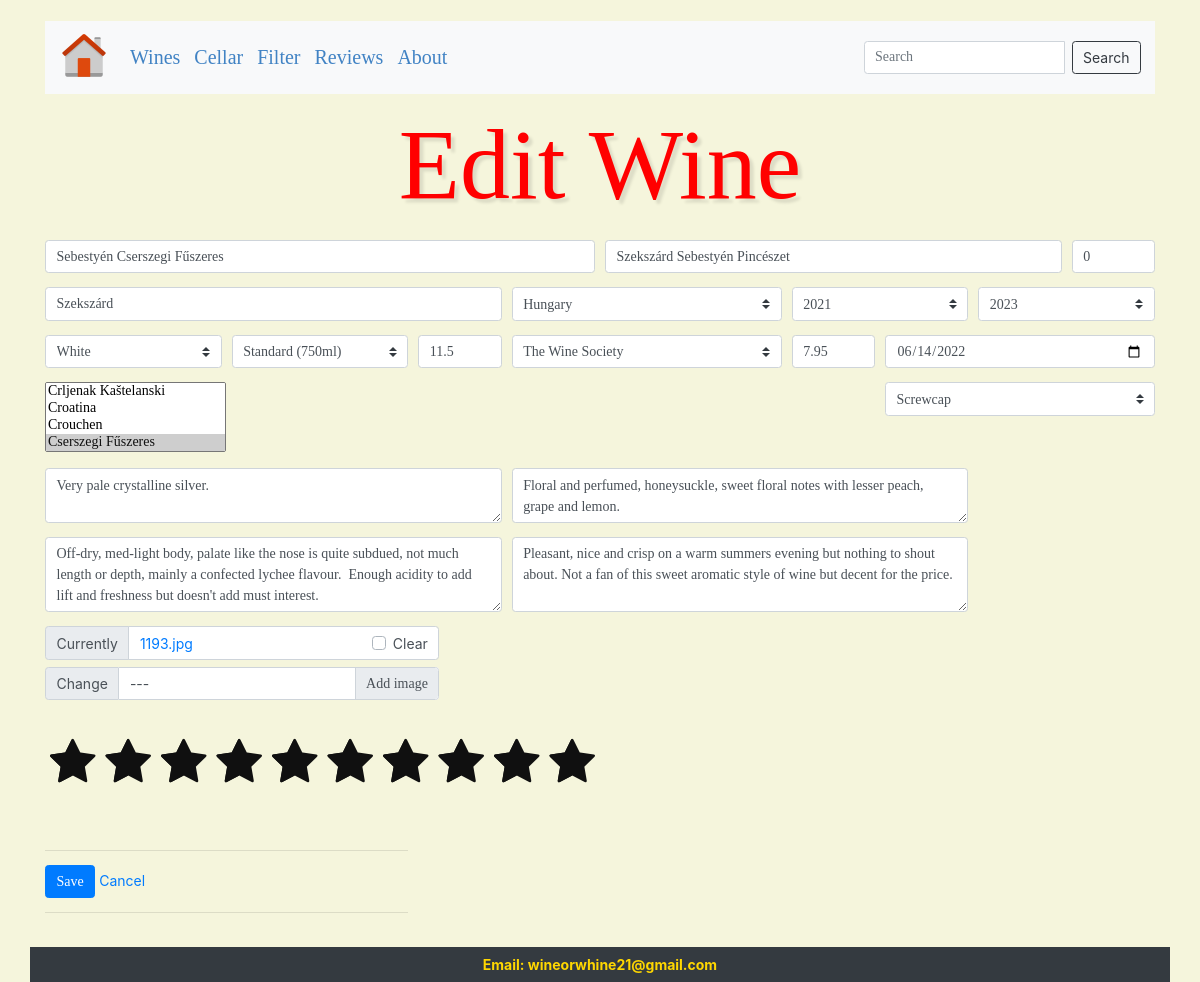
The app's page /25541/edit_wine/ with its own data.
### wineapp/models.py (models this page shows, shortened)
class Wine(models.Model):
    VINTAGE = []
    VINTAGE.append(('', 'Vintage'))
    VINTAGE.append(("Unknown", "Unknown"))
    VINTAGE.append(("NV", "NV"))
    VINTAGE.append(("MV", "MV"))
    VINTAGE.append(("Solera System", "Solera System"))
    for y in reversed(range(1875, (datetime.datetime.now().year + 1))):
        VINTAGE.append((str(y), str(y)))
    DRINK_BY = []
    DRINK_BY.append(('', 'Drink by'))
    DRINK_BY.append(("Now", "Now"))
    DRINK_BY.append(("Sooner", "Sooner"))
    for y in range(datetime.datetime.now().year, (datetime.datetime.now().year + 30)):
        DRINK_BY.append((str(y), str(y)))
    BOTTLE = [
        ('', 'Bottle'),
        ('Can', 'Can'),
        ('Box', 'Box'),
        ('Split (187ml)', 'Split (187ml)'),
        ('Quarter (200ml)', 'Quarter (200ml)'),
        ('Half (375ml)', 'Half (375ml)'),
        ('Jennie (500ml)', 'Jennie (500ml)'),
        ('Clavelin (620ml)', 'Clavelin (620ml)'),
        ('Standard (750ml)', 'Standard (750ml)'),
        ('Litre (1L)', 'Litre (1L)'),
        ('Magnum (1.5L)', 'Magnum (1.5L)'),
        ('Jeroboam (3L)', 'Jeroboam (3L)'),
        ('Rehoboam (4.5L)', 'Rehoboam (4.5L)'),
        ('Methuselah (6L)', 'Methuselah (6L)'),
        ('Imperial (6L)', 'Imperial (6L)'),
        ('Salmanazar (9L)', 'Salmanazar (9L)'),
        ('Balthazar (12L)', 'Balthazar (12L)'),
        ('Nebuchadnezzar (15L)', 'Nebuchadnezzar (15L)'),
        ('Melchior (18L)', 'Melchior (18L)'),
        ('Solomon (20L)', 'Solomon (20L)'),
        ('Sovereign (26L)', 'Sovereign (26L)'),
        ('Goliath (27L)', 'Goliath (27L)'),
        ('Melchizedek (30L)', 'Melchizedek (30L)'),
    ]
    BOUGHT_FROM = [
        ('', 'Bought From'),
        ('Bar/Restaurant', 'Bar/Restaurant'),
        ('Cellar Door', 'Cellar Door'),
        ('Gift', 'Gift'),
        ('Laithwaites', 'Laithwaites'),
        ('Local Independent', 'Local Independent'),
        ('Majestic Wines', 'Majestic Wines'),
        ('Online Auction', 'Online Auction'),
        ('Online Store', 'Online Store'),
        ('Other', 'Other'),
        ('Supermarket', 'Supermarket'),
        ('The Wine Society', 'The Wine Society'),
        ('Unknown', 'Unknown'),
    ]
    RATING = [
        (0, 0),
        (.5, .5),
        (1, 1),
        (1.5, 1.5),
        (2, 2),
        (2.5, 2.5),
        (3, 3),
        (3.5, 3.5),
        (4, 4),
        (4.5, 4.5),
        (5, 5),
        (5.5, 5.5),
        (6, 6),
        (6.5, 6.5),
        (7, 7),
        (7.5, 7.5),
        (8, 8),
        (8.5, 8.5),
        (9, 9),
        (9.5, 9.5),
        (10, 10),
    ]
    CLOSURE = [
        ('', 'Closure'),
        ('None', 'None'),
        ('Unknown', 'Unknown'),
        ('Ring pull', 'Ring pull'),
        ('Tap', 'Tap'),
        ('Agglomerate', 'Agglomerate'),
        ('Colmate', 'Colmate'),
        ('Diam', 'Diam'),
        ('Natural', 'Natural'),
        ('Champagne cork', 'Champagne cork'),
        ('Crown cap', 'Crown cap'),
        ('Glass stopper', 'Glass stopper'),
        ('Helix', 'Helix'),
        ('Stopper cork', 'Stopper cork'),
        ('Screwcap', 'Screwcap'),
        ('Synthetic', 'Synthetic'),
        ('Twin top', 'Twin top'),
        ('Vinoseal/Vinolok', 'Vinoseal/Vinolok'),
        ('Zork', 'Zork'),
    ]
    id = models.AutoField(primary_key=True)
    name = models.CharField(max_length=255, blank=False, unique=False)
    winery = models.CharField(max_length=100, blank=False)
    vintage = models.CharField(choices=VINTAGE, max_length=20, null=False, blank=False)
    bottle = models.CharField(choices=BOTTLE, max_length=75, null=True, blank=False)
    region = models.CharField(max_length=100, blank=False)
    type = models.ForeignKey('type', max_length=25, blank=True, null=True, on_delete=models.CASCADE)
    country = models.ForeignKey('country', blank=True, default="",
                                null=True, on_delete=models.CASCADE)
    closure = models.CharField(choices=CLOSURE, max_length=100, null=True, blank=False)
    grapes = models.ManyToManyField('grapes', blank=False, related_name='grape_set')
    cellar = models.IntegerField(blank=True, null=True, default=0)
    bought_from = models.CharField(choices=BOUGHT_FROM, max_length=75, null=True, blank=False)
    rating = models.FloatField(choices=RATING, null=True, blank=True, default=0.0)
    abv = models.FloatField(null=False, blank=False, default=0.0)
    price = models.FloatField(null=True, blank=False, default=0.0)
    colour = models.TextField(blank=True, default='')
    aroma = models.TextField(blank=True, default='')
    taste = models.TextField(blank=True, default='')
    overall = models.TextField(blank=True, default='')
    acquired = models.DateField(blank=False, null=True)
    drink_by = models.CharField(choices=DRINK_BY, max_length=20, blank=False, default='')
    posted_on = models.DateTimeField(auto_now_add=True, auto_now=False)
    image = models.ImageField(max_length=255, blank=True, null=True)
    like = models.IntegerField(default=0)
    success_message = "%(name)s was created successfully"
    class Meta:
        get_latest_by = 'posted_on'
        ordering = ['-id']

### wineapp/views.py (the view)
# urls.py: path('<int:id>/edit_wine/', edit_wine, name='edit_wine'),
def edit_wine(request, id):
    wine = get_object_or_404(Wine, id=id)
    wine_overall = wine.overall
    if request.method == "POST":
        form = WineForm(request.POST, request.FILES, instance=wine)
        if form.is_valid():
            data = request.POST.copy()
            wine = form.save(commit=False)
            if wine_overall != data.get('overall'):
                tz = pytz.timezone('Europe/London')
                now = datetime.now(tz)
                wine.posted_on = now
            wine.save()
            form.save_m2m()
            messages.success(request, data.get('name')
                             + " has been edited successfully.")
            return redirect('show_messages')
        else:
            form = WineForm(instance=wine)
            messages.error(request, 'Wine was not saved')
            return redirect(request, "wineapp/edit_wine.html")
    else:
        form = WineForm(instance=wine)
    return render(request, 'wineapp/edit_wine.html', {'form': form})

### wineapp/models.py (called while the page is built)
    def __str__(self):
        return self.name

    def __str__(self):
        return self.name

    def __str__(self):
        return self.name

### wineapp/views.py (called while the page is built)
def count_notifications(request):
    count_notifications = 0
    if request.user.is_authenticated:
        count_notifications = Notification.objects.filter(
            user=request.user, is_seen=False).count()
    return {'count_notifications': count_notifications}

### wineapp/templates/wineapp/edit_wine.html (shortened to what this page needs)
{% extends 'base.html' %}
{% load static %}
{% load crispy_forms_tags %}
{% block content %}
<link rel="stylesheet" type="text/css" href="{% static 'css/rating.css' %}">
<link rel="stylesheet" type="text/css" href="{% static 'css/style.css' %}">
<h1 style="text-align:center; margin-bottom:25px; font: 10 130px/1.0 'Indie Flower', Ubuntu; color:red; font-size:100px; text-shadow: 4px 4px 3px rgba(0,0,0,0.1);">Edit Wine</h1>
  <form method="post" enctype="multipart/form-data">
    {{ form.media }}
    <div class="form-row">
      <div class="form-group col-md-6 mb-0">
        {{ form.name|as_crispy_field }}
      </div>
      <div class="form-group col-md-5 mb-0">
        {{ form.winery|as_crispy_field }}
      </div>
      <div class="form-group col-md-1 mb-0">
        {{ form.cellar|as_crispy_field }}
      </div>
    </div>
    <div class="form-row">
      <div class="form-group col-md-5 mb-0">
        {{ form.region|as_crispy_field }}
      </div>
      <div class="form-group col-md-3 mb-0 justify-content-end">
        {{ form.country|as_crispy_field }}
      </div>
      <div class="form-group col-md-2 mb-0">
        {{ form.vintage|as_crispy_field }}
      </div>
      <div class="form-group col-md-2 mb-0">
        {{ form.drink_by|as_crispy_field }}
      </div>
    </div>
    <div class="form-row">
      <div class="form-group col-md-2 mb-0">
        {{ form.type|as_crispy_field }}
      </div>
      <div class="form-group col-md-2 mb-0">
        {{ form.bottle|as_crispy_field }}
      </div>
      <div class="form-group col-md-1 mb-0">
        {{ form.abv|as_crispy_field }}
      </div>
      <div class="form-group col-md-3 mb-0">
        {{ form.bought_from|as_crispy_field }}
      </div>
      <div class="form-group col-md-1 mb-0">
        {{ form.price|as_crispy_field }}
      </div>
      <div class="form-group col-md-3 mb-0">
        {{ form.acquired|as_crispy_field }}
      </div>
    </div>
    <div class="form-row h-100">
      <div class="form-group col-md-9 mb-0">
        {{ form.grapes|as_crispy_field }}
      </div>
      <div class="form-group col-md-3 mb-0">
        {{ form.closure|as_crispy_field }}
      </div>
    </div>
    <div class="form-row">
      <div class="form-group col-md-5 mb-0">
        {{ form.colour|as_crispy_field }}
      </div>
      <div class="form-group col-md-5 mb-0">
        {{ form.aroma|as_crispy_field }}
      </div>
    </div>
    <div class="form-row">
      <div class="form-group col-md-5 mb-0">
        {{ form.taste|as_crispy_field }}
      </div>
      <div class="form-group col-md-5 mb-0">
        {{ form.overall|as_crispy_field }}
      </div>
    </div>
    <div class="form-row">
      <div class="input-group col-md-5 mb-0">
        {{ form.image|as_crispy_field }}
      </div>
    </div>
    <div class="form-row">
        <div class="form-group col-md-8 mb-500 ">
            <div class="center">
                <fieldset class="rating">
                  <input type="radio" name="rating" id="rating10" value="10"/><label for="rating10" class="full" data-toggle="tooltip" title="No words"></label>
                  <input type="radio" name="rating" id="rating9" value="9"/><label for="rating9" class="full" data-toggle="tooltip" title="Blockbuster"></label>
                  <input type="radio" name="rating" id="rating8" value="8"/><label for="rating8" class="full" data-toggle="tooltip" title="Brillant"></label>
                  <input type="radio" name="rating" id="rating7" value="7"/><label for="rating7" class="full" data-toggle="tooltip" title="Very Good"></label>
                  <input type="radio" name="rating" id="rating6" value="6"/><label for="rating6" class="full" data-toggle="tooltip" title="Standard"></label>
                  <input type="radio" name="rating" id="rating5" value="5"/><label for="rating5" class="full" data-toggle="tooltip" title="Not for me"></label>
                  <input type="radio" name="rating" id="rating4" value="4"/><label for="rating4" class="full" data-toggle="tooltip" title="Fair"></label>
                  <input type="radio" name="rating" id="rating3" value="3"/><label for="rating3" class="full" data-toggle="tooltip" title="Poor"></label>
                  <input type="radio" name="rating" id="rating2" value="2"/><label for="rating2" class="full" data-toggle="tooltip" title="Never again"></label>
                  <input type="radio" name="rating" id="rating1" value="1"/><label for="rating1" class="full" data-toggle="tooltip" title="Expired"></label>
                </fieldset>
            </div>
       </div>
    </div>
    <div class="form-row" style="padding-top: 10px; padding-bottom: 20px;">
      <div class="form-group col-md-4 mb-0">
        <hr>
        <input type='submit' value='Save' class="btn btn-primary"> <a href='../wine_details'>Cancel</a>
        <hr>
      </div>
    </div>
</form>
{% endblock %}

### wineapp/templates/base.html (shortened to what this page needs)
{% load static %}
<!doctype html>
<html lang="en">
<head>
  <link rel="stylesheet" type="text/css" href="{% static 'css/style.css' %}">
  <link rel="stylesheet" href="{% static 'css/price_slider.css' %}">
  <link rel="stylesheet" href="{% static 'css/abv_slider.css' %}">
  <link rel="stylesheet" href="{% static 'css/rating_slider.css' %}">
  <link rel="stylesheet" href="//code.jquery.com/ui/1.12.1/themes/base/jquery-ui.css">
  <link href="https://stackpath.bootstrapcdn.com/font-awesome/4.7.0/css/font-awesome.min.css" rel="stylesheet">
  <link rel="stylesheet" href="https://stackpath.bootstrapcdn.com/bootstrap/4.4.1/css/bootstrap.min.css">
  <link rel="stylesheet" type='text/css' href="https://cdnjs.cloudflare.com/ajax/libs/semantic-ui/2.2.14/semantic.min.css">
  <link rel="stylesheet" href="https://cdnjs.cloudflare.com/ajax/libs/Chart.js/2.8.0/Chart.min.css"/>
  <link rel="stylesheet" href="https://stackpath.bootstrapcdn.com/bootstrap/4.4.1/css/bootstrap.min.css" >
  <link rel="stylesheet" type="text/css" href="{% static 'css/custom_table.css' %}">
</head>
<body>
  <br>
  <div class="container">
    {% block navbar %}
      <nav class="navbar navbar-expand-md bg-light navbar-light">
        <a class="navbar-brand" href="{% url "home" %}"><img src={% static 'img/home_page.png' %} width="50" height="50" class="d-inline-block mr-auto" alt="Logo"></a>
        <div class="collapse navbar-collapse" id="collapsibleNavbar">
          <ul class="navbar-nav mr-auto" style="font-size: 20px; font-family:'Times New Roman', Times, serif;">
            <li class="nav-item">
              <a href="{% url "wine_list" %}" class="nav-link" style="color:#4183c4">Wines</a>
            </li>
            <li class="nav-item">
              <a href="{% url "cellar" %}" class="nav-link" style="color:#4183c4">Cellar</a>
            </li>
            <li class="nav-item">
              <a href="{% url "wine_filter" %}" class="nav-link" style="color:#4183c4">Filter</a>
            </li>
            <li class="nav-item">
              <a href="{% url "rating" %}" class="nav-link" style="color:#4183c4">Reviews</a>
            </li>
            <li class="nav-item">
              <a href="{% url "about" %}" class="nav-link" style="color:#4183c4">About</a>
            </li>
          </ul>
          <form class="d-flex input-group w-auto" action="{% url 'search' %}" method="GET" value="{{request.GET.q}}">
            <input class="form-control mr-sm-2" type="text" name="q" value="{{ request.GET.q }}" placeholder="Search" aria-label="Search">
            <button class="btn btn-outline-dark my-2 my-sm-0" type="submit" name="submit" value="Search">Search</button>
          </form>
        </div>
      </nav>
  </div>
    {% endblock %}
  <br>
  <div class="container" width="80%">
    {% block content %}
    {% endblock %}
  </div>
  </body>
  {% block footer %}
    <footer class="navbar position-relative container justify-content-center bg-dark">
        <span style="color:gold;font-weight:bold">Email: wineorwhine21@gmail.com</span>
    </footer>
  {% endblock %}
</html>

### wineapp/static/css/style.css (style rules this page uses)
input { font-family: fantasy; font-size: 125%; border: 1px solid #ccc; }
select, textarea { font-family: fantasy; font-size: 100%; line-height: 1.15; margin: 0; }
.custom-file-input:lang(en)~.custom-file-label::after { content: "Add image"; font-family: fantasy; }

### wineapp/static/css/rating.css (style rules this page uses)
.center { width: auto; margin: auto; }
.rating { border: none; float: left; }
.rating > label:before { content: '\f005'; font-family: FontAwesome; margin: 5px; font-size: 3.5rem; display: inline-block; cursor: pointer; }
.rating > label { color: #101010; float: right; cursor: pointer; }

### wineapp/templates/base.html (style rules this page uses)
body { background-color: beige; }

### records on screen
Wine: name "Sebestyén Cserszegi Fűszeres", winery "Szekszárd Sebestyén Pincészet", cellar "0", region "Szekszárd", country "Hungary", vintage "2021", drink_by "2023", type "White", bottle "Standard (750ml)", abv "11.5", bought_from "The Wine Society", price "7.95", acquired "06/14/2022", closure "Screwcap", colour "Very pale crystalline silver.", aroma "Floral and perfumed, honeysuckle, sweet floral notes with lesser peach, grape and lemon.", taste "Off-dry, med-light body, palate like the nose is quite subdued, not much length or depth, mainly a confected lychee flavour. Enough acidity to add lift and freshness but doesn't add must interest.", overall "Pleasant, nice and crisp on a warm summers evening but nothing to shout about. Not a fan of this sweet aromatic style of wine but decent for the price.", image|as_crispy_field "Currently 1193.jpg Clear Change ---"
